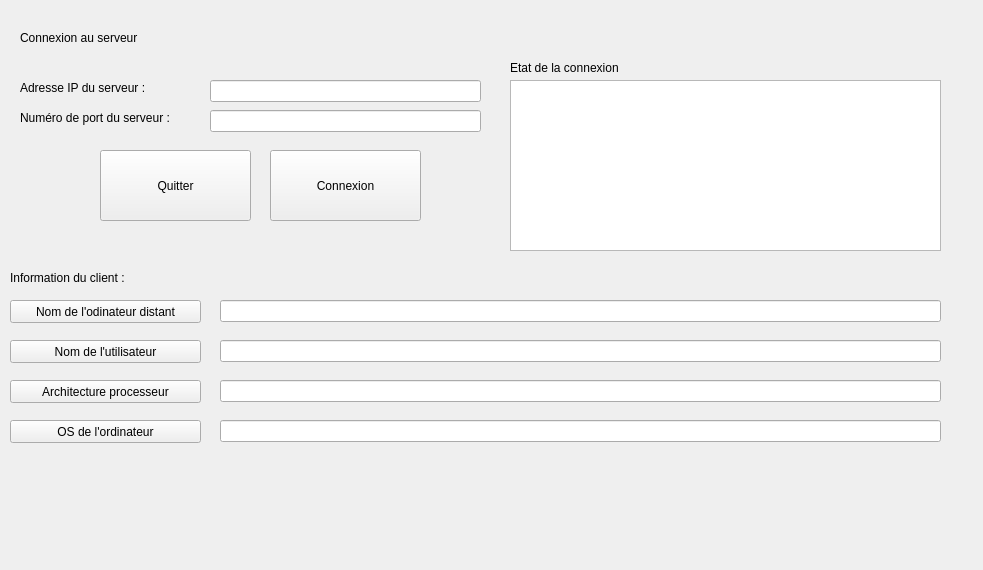
<?xml version="1.0" encoding="UTF-8"?>
<ui version="4.0">
 <class>AuditClientWidget</class>
 <widget class="QWidget" name="AuditClientWidget">
  <property name="geometry">
   <rect>
    <x>0</x>
    <y>0</y>
    <width>983</width>
    <height>570</height>
   </rect>
  </property>
  <property name="windowTitle">
   <string>Audit Client</string>
  </property>
  <widget class="QLabel" name="label">
   <property name="geometry">
    <rect>
     <x>20</x>
     <y>30</y>
     <width>141</width>
     <height>16</height>
    </rect>
   </property>
   <property name="text">
    <string>Connexion au serveur</string>
   </property>
  </widget>
  <widget class="QLabel" name="label_2">
   <property name="geometry">
    <rect>
     <x>20</x>
     <y>80</y>
     <width>151</width>
     <height>16</height>
    </rect>
   </property>
   <property name="text">
    <string>Adresse IP du serveur :</string>
   </property>
  </widget>
  <widget class="QLabel" name="label_3">
   <property name="geometry">
    <rect>
     <x>20</x>
     <y>110</y>
     <width>181</width>
     <height>16</height>
    </rect>
   </property>
   <property name="text">
    <string>Numéro de port du serveur :</string>
   </property>
  </widget>
  <widget class="QLabel" name="label_4">
   <property name="geometry">
    <rect>
     <x>510</x>
     <y>60</y>
     <width>141</width>
     <height>16</height>
    </rect>
   </property>
   <property name="text">
    <string>Etat de la connexion</string>
   </property>
  </widget>
  <widget class="QLabel" name="label_5">
   <property name="geometry">
    <rect>
     <x>10</x>
     <y>270</y>
     <width>141</width>
     <height>16</height>
    </rect>
   </property>
   <property name="text">
    <string>Information du client :</string>
   </property>
  </widget>
  <widget class="QLineEdit" name="lineEditAdresseIP">
   <property name="geometry">
    <rect>
     <x>210</x>
     <y>80</y>
     <width>271</width>
     <height>22</height>
    </rect>
   </property>
  </widget>
  <widget class="QLineEdit" name="lineEditPort">
   <property name="geometry">
    <rect>
     <x>210</x>
     <y>110</y>
     <width>271</width>
     <height>22</height>
    </rect>
   </property>
  </widget>
  <widget class="QPushButton" name="pushButtonQuitter">
   <property name="geometry">
    <rect>
     <x>100</x>
     <y>150</y>
     <width>151</width>
     <height>71</height>
    </rect>
   </property>
   <property name="text">
    <string>Quitter</string>
   </property>
  </widget>
  <widget class="QPushButton" name="pushButtonConnexion">
   <property name="geometry">
    <rect>
     <x>270</x>
     <y>150</y>
     <width>151</width>
     <height>71</height>
    </rect>
   </property>
   <property name="text">
    <string>Connexion</string>
   </property>
  </widget>
  <widget class="QTextEdit" name="textEditEtat">
   <property name="geometry">
    <rect>
     <x>510</x>
     <y>80</y>
     <width>431</width>
     <height>171</height>
    </rect>
   </property>
  </widget>
  <widget class="QPushButton" name="pushButtonOrdinateur">
   <property name="geometry">
    <rect>
     <x>10</x>
     <y>300</y>
     <width>191</width>
     <height>23</height>
    </rect>
   </property>
   <property name="text">
    <string>Nom de l'odinateur distant</string>
   </property>
  </widget>
  <widget class="QPushButton" name="pushButtonUtilisateur">
   <property name="geometry">
    <rect>
     <x>10</x>
     <y>340</y>
     <width>191</width>
     <height>23</height>
    </rect>
   </property>
   <property name="text">
    <string>Nom de l'utilisateur</string>
   </property>
  </widget>
  <widget class="QPushButton" name="pushButtonArchitecture">
   <property name="geometry">
    <rect>
     <x>10</x>
     <y>380</y>
     <width>191</width>
     <height>23</height>
    </rect>
   </property>
   <property name="text">
    <string>Architecture processeur</string>
   </property>
  </widget>
  <widget class="QPushButton" name="pushButtonOS">
   <property name="geometry">
    <rect>
     <x>10</x>
     <y>420</y>
     <width>191</width>
     <height>23</height>
    </rect>
   </property>
   <property name="text">
    <string>OS de l'ordinateur</string>
   </property>
  </widget>
  <widget class="QLineEdit" name="lineEditOrdinateur">
   <property name="geometry">
    <rect>
     <x>220</x>
     <y>300</y>
     <width>721</width>
     <height>22</height>
    </rect>
   </property>
  </widget>
  <widget class="QLineEdit" name="lineEditUtilisateur">
   <property name="geometry">
    <rect>
     <x>220</x>
     <y>340</y>
     <width>721</width>
     <height>22</height>
    </rect>
   </property>
  </widget>
  <widget class="QLineEdit" name="lineEditArchitecture">
   <property name="geometry">
    <rect>
     <x>220</x>
     <y>380</y>
     <width>721</width>
     <height>22</height>
    </rect>
   </property>
  </widget>
  <widget class="QLineEdit" name="lineEditOS">
   <property name="geometry">
    <rect>
     <x>220</x>
     <y>420</y>
     <width>721</width>
     <height>22</height>
    </rect>
   </property>
  </widget>
 </widget>
 <resources/>
 <connections>
  <connection>
   <sender>pushButtonQuitter</sender>
   <signal>clicked()</signal>
   <receiver>AuditClientWidget</receiver>
   <slot>close()</slot>
   <hints>
    <hint type="sourcelabel">
     <x>172</x>
     <y>197</y>
    </hint>
    <hint type="destinationlabel">
     <x>65</x>
     <y>182</y>
    </hint>
   </hints>
  </connection>
 </connections>
</ui>
